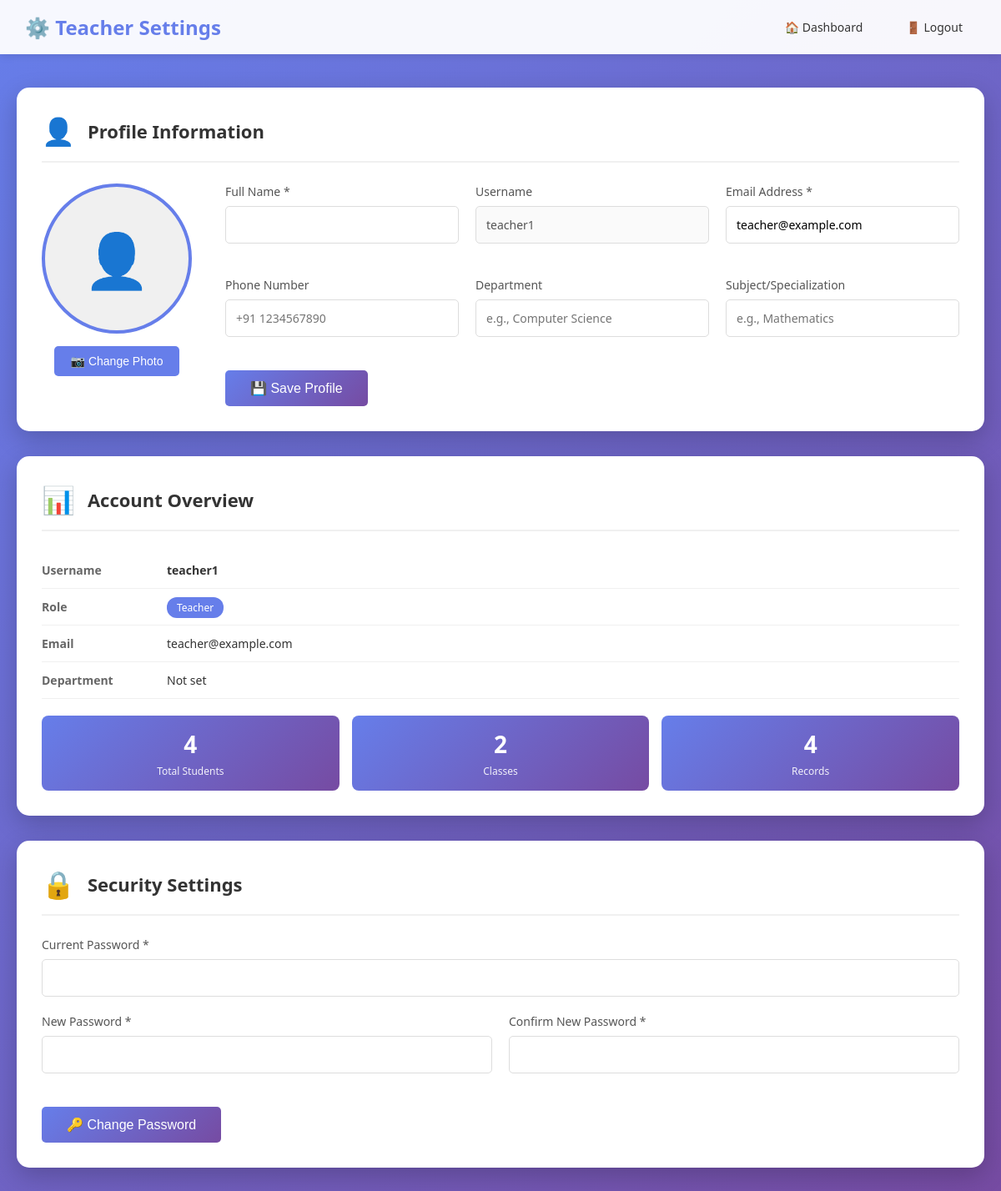
The page /teacher/settings (signed in) on the database its author committed.
### models.py (models this page shows, shortened)
class User(UserMixin, Base):
    __tablename__ = 'users'
    id = Column(Integer, primary_key=True)
    username = Column(String, unique=True, nullable=False)
    password_hash = Column(String, nullable=False)
    role = Column(String, nullable=False)  # 'teacher' or 'student'
    email = Column(String, nullable=True)
    student_id = Column(Integer, ForeignKey('students.id'), nullable=True)  # Link to student record if role is student
    full_name = Column(String, nullable=True)
    phone = Column(String, nullable=True)
    profile_photo = Column(String, nullable=True)
    department = Column(String, nullable=True)
    subject = Column(String, nullable=True)
    student = relationship("Student", back_populates="user", foreign_keys=[student_id])

### app.py (the view, shortened to what this page needs)
@app.route('/teacher/settings', methods=['GET', 'POST'])
@login_required
def teacher_settings():
    if current_user.role != 'teacher':
        flash('Access denied! Teachers only.', 'error')
        return redirect(url_for('login'))
    db = SessionLocal()
    teacher = db.query(User).get(current_user.id)
    total_students = db.query(Student).count()
    total_attendance = db.query(Attendance).count()
    total_classes = len(set([s.class_name for s in db.query(Student).all() if s.class_name]))
    db.close()
    return render_template('teacher_settings.html',
                         user=current_user,
                         teacher=teacher,
                         total_students=total_students,
                         total_attendance=total_attendance,
                         total_classes=total_classes)

### app.py (called while the page is built)
@login_manager.user_loader
def load_user(user_id):
    db = SessionLocal()
    user = db.query(User).get(int(user_id))
    db.close()
    return user

### templates/teacher_settings.html (shortened to what this page needs)
<!DOCTYPE html>
<html lang="en">
<head>
</head>
<body>
    <div class="navbar">
        <h1>⚙️ Teacher Settings</h1>
        <div class="nav-links">
            <a href="{{ url_for('teacher_dashboard') }}">🏠 Dashboard</a>
            <a href="{{ url_for('logout') }}">🚪 Logout</a>
        </div>
    </div>
    <div class="container">
        <div class="settings-grid">
            <div class="settings-card">
                <div class="card-header">
                    <span class="card-icon">👤</span>
                    <h2>Profile Information</h2>
                </div>
                <div class="profile-section">
                    <div class="profile-photo-area">
                        <div class="profile-photo">
                            {% if teacher.profile_photo %}
                                <img src="{{ url_for('static', filename=teacher.profile_photo) }}" alt="Profile Photo">
                            {% else %}
                                👤
                            {% endif %}
                        </div>
                        <button class="upload-btn" onclick="openPhotoModal()">📷 Change Photo</button>
                    </div>
                    <div>
                        <form method="POST">
                            <div class="form-grid">
                                <div class="form-group">
                                    <label for="full_name">Full Name *</label>
                                    <input type="text" id="full_name" name="full_name"
                                           value="{{ teacher.full_name or '' }}" required>
                                </div>
                                <div class="form-group">
                                    <label for="username">Username</label>
                                    <input type="text" id="username" value="{{ teacher.username }}" disabled>
                                </div>
                                <div class="form-group">
                                    <label for="email">Email Address *</label>
                                    <input type="email" id="email" name="email"
                                           value="{{ teacher.email or '' }}" required>
                                </div>
                                <div class="form-group">
                                    <label for="phone">Phone Number</label>
                                    <input type="tel" id="phone" name="phone"
                                           value="{{ teacher.phone or '' }}" placeholder="+91 1234567890">
                                </div>
                                <div class="form-group">
                                    <label for="department">Department</label>
                                    <input type="text" id="department" name="department"
                                           value="{{ teacher.department or '' }}" placeholder="e.g., Computer Science">
                                </div>
                                <div class="form-group">
                                    <label for="subject">Subject/Specialization</label>
                                    <input type="text" id="subject" name="subject"
                                           value="{{ teacher.subject or '' }}" placeholder="e.g., Mathematics">
                                </div>
                            </div>
                            <div style="margin-top: 20px;">
                                <button type="submit" class="btn">💾 Save Profile</button>
                            </div>
                        </form>
                    </div>
                </div>
            </div>
            <div class="settings-card">
                <div class="card-header">
                    <span class="card-icon">📊</span>
                    <h2>Account Overview</h2>
                </div>
                <div class="info-row">
                    <div class="info-label">Username</div>
                    <div class="info-value"><strong>{{ teacher.username }}</strong></div>
                </div>
                <div class="info-row">
                    <div class="info-label">Role</div>
                    <div class="info-value"><span style="background: #667eea; color: white; padding: 4px 12px; border-radius: 12px; font-size: 12px;">Teacher</span></div>
                </div>
                <div class="info-row">
                    <div class="info-label">Email</div>
                    <div class="info-value">{{ teacher.email or 'Not set' }}</div>
                </div>
                <div class="info-row">
                    <div class="info-label">Department</div>
                    <div class="info-value">{{ teacher.department or 'Not set' }}</div>
                </div>
                <div class="stats-mini">
                    <div class="stat-mini">
                        <div class="number">{{ total_students }}</div>
                        <div class="label">Total Students</div>
                    </div>
                    <div class="stat-mini">
                        <div class="number">{{ total_classes }}</div>
                        <div class="label">Classes</div>
                    </div>
                    <div class="stat-mini">
                        <div class="number">{{ total_attendance }}</div>
                        <div class="label">Records</div>
                    </div>
                </div>
            </div>
            <div class="settings-card">
                <div class="card-header">
                    <span class="card-icon">🔒</span>
                    <h2>Security Settings</h2>
                </div>
                <form method="POST">
                    <div class="form-group">
                        <label for="current_password">Current Password *</label>
                        <input type="password" id="current_password" name="current_password" required>
                    </div>
                    <div class="form-grid">
                        <div class="form-group">
                            <label for="new_password">New Password *</label>
                            <input type="password" id="new_password" name="new_password" required>
                        </div>
                        <div class="form-group">
                            <label for="confirm_password">Confirm New Password *</label>
                            <input type="password" id="confirm_password" name="confirm_password" required>
                        </div>
                    </div>
                    <div style="margin-top: 20px;">
                        <button type="submit" class="btn">🔑 Change Password</button>
                    </div>
                </form>
            </div>
        </div>
    </div>
</body>
</html>

### templates/teacher_settings.html (style rules this page uses)
* { margin: 0; padding: 0; box-sizing: border-box; }
body { font-family: 'Segoe UI', Tahoma, Geneva, Verdana, sans-serif; background: linear-gradient(135deg, #667eea 0%, #764ba2 100%); min-height: 100vh; }
.navbar { background: rgba(255, 255, 255, 0.95); padding: 15px 30px; box-shadow: 0 2px 10px rgba(0,0,0,0.1); display: flex; justify-content: space-between; align-items: center; }
.navbar h1 { color: #667eea; font-size: 24px; }
.nav-links { display: flex; gap: 20px; }
.nav-links a { color: #333; text-decoration: none; padding: 8px 16px; border-radius: 5px; transition: background 0.3s; font-size: 14px; }
.container { max-width: 1200px; margin: 40px auto; padding: 0 20px; }
.settings-grid { display: grid; gap: 30px; }
.settings-card { background: white; border-radius: 15px; padding: 30px; box-shadow: 0 10px 30px rgba(0,0,0,0.2); }
.card-header { display: flex; align-items: center; gap: 15px; margin-bottom: 25px; padding-bottom: 15px; border-bottom: 2px solid #f0f0f0; }
.card-header h2 { color: #333; font-size: 22px; }
.card-icon { font-size: 32px; }
.profile-section { display: grid; grid-template-columns: auto 1fr; gap: 40px; align-items: start; }
.profile-photo-area { text-align: center; }
.profile-photo { width: 180px; height: 180px; border-radius: 50%; object-fit: cover; border: 4px solid #667eea; background: #f0f0f0; display: flex; align-items: center; justify-content: center; font-size: 64px; color: #999; margin: 0 auto 15px; }
.upload-btn { background: #667eea; color: white; padding: 10px 20px; border: none; border-radius: 5px; cursor: pointer; font-size: 14px; transition: background 0.3s; }
.form-grid { display: grid; grid-template-columns: repeat(auto-fit, minmax(250px, 1fr)); gap: 20px; }
.form-group { margin-bottom: 20px; }
.form-group label { display: block; margin-bottom: 8px; color: #555; font-weight: 500; font-size: 14px; }
.form-group input, .form-group select, .form-group textarea { width: 100%; padding: 12px; border: 1px solid #ddd; border-radius: 5px; font-size: 14px; font-family: inherit; }
.btn { background: linear-gradient(135deg, #667eea 0%, #764ba2 100%); color: white; padding: 12px 30px; border: none; border-radius: 5px; cursor: pointer; font-size: 16px; transition: transform 0.2s; }
.stats-mini { display: grid; grid-template-columns: repeat(auto-fit, minmax(150px, 1fr)); gap: 15px; margin-top: 20px; }
.stat-mini { background: linear-gradient(135deg, #667eea 0%, #764ba2 100%); color: white; padding: 15px; border-radius: 8px; text-align: center; }
.stat-mini .number { font-size: 28px; font-weight: bold; margin-bottom: 5px; }
.stat-mini .label { font-size: 12px; opacity: 0.9; }
.info-row { display: flex; padding: 12px 0; border-bottom: 1px solid #f0f0f0; }
.info-label { width: 150px; font-weight: 600; color: #666; font-size: 14px; }
.info-value { flex: 1; color: #333; font-size: 14px; }

### rows shown on the page
User: username "teacher1", email "teacher@example.com", department "Not set"

### other values the page prints
{{ total_students }} "4"
{{ total_classes }} "2"
{{ total_attendance }} "4"
